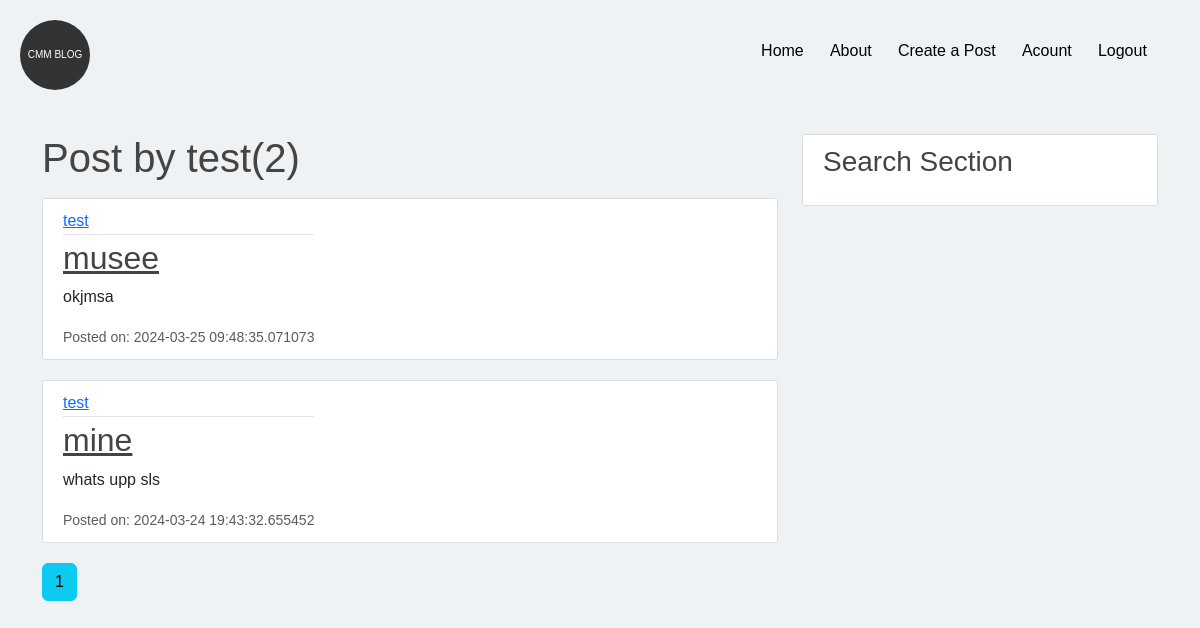
The page /user/test (signed in) on the database as committed earlier.
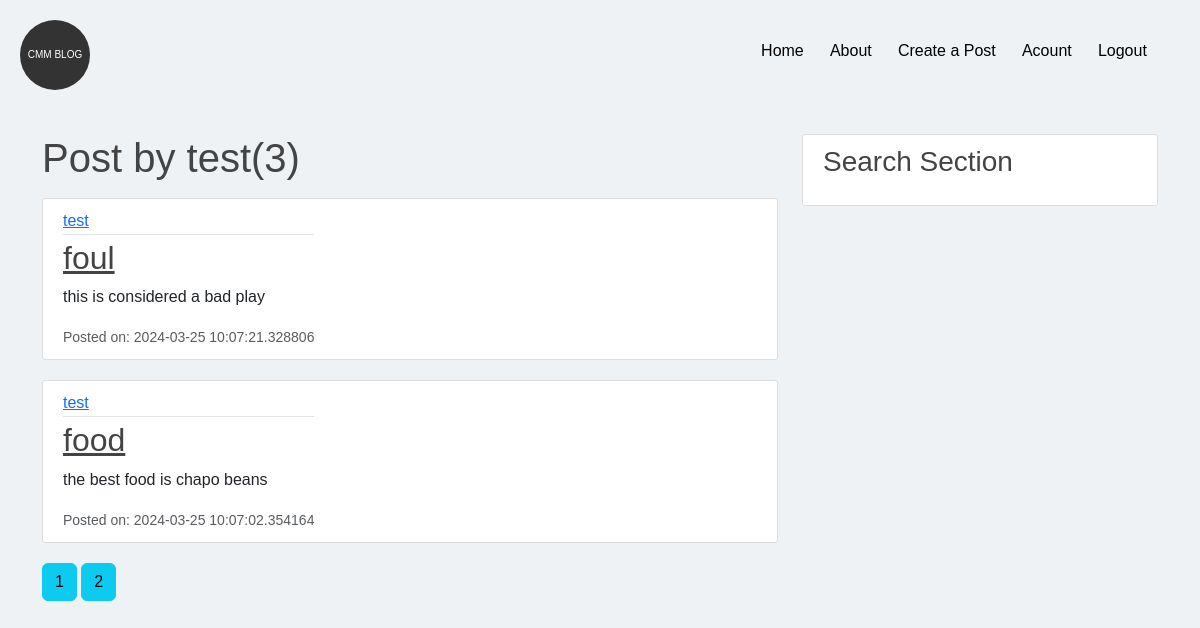
The same page on the database as committed later.
### flaskblog/modules.py (models this page shows, shortened)
class User(db.Model,UserMixin):
    id = db.Column(db.Integer, primary_key=True)
    username = db.Column(db.String(20), unique=True, nullable=False)
    email = db.Column(db.String(120), unique=True, nullable=False)
    image_file = db.Column(db.String(20), nullable=False, default='default.jpg')
    password = db.Column(db.String(60), nullable=False)
    post = db.relationship('Post',backref='author',lazy=True)

class Post(db.Model):
    id = db.Column(db.Integer, primary_key=True)
    title = db.Column(db.String(100), nullable=False)
    date_posted = db.Column(db.DateTime, nullable=False, default=datetime.utcnow)
    content = db.Column(db.Text(2000), nullable=False)
    user_id = db.Column(db.Integer(), db.ForeignKey('user.id'), nullable=False)

### flaskblog/routes.py (the view)
@app.route("/user/<string:username>")
@login_required
def user_posts(username):
    page = request.args.get('page',1,type=int)
    user = User.query.filter_by(username=username).first_or_404()
    posts=Post.query.filter_by(author=user)\
        .order_by(Post.date_posted.desc())\
        .paginate(page=page,per_page=2)
    return render_template("user_post.html",posts=posts,user=user)

### flaskblog/modules.py (called while the page is built)
@login_manager.user_loader
def load_user(user_id):
    return User.query.get(int(user_id))

### flaskblog/templates/user_post.html
{% extends "layout.html" %}
{% block body%}
<h1 class="mb-3">Post by {{user.username}}({{posts.total}})</h1>
    {% for post in posts.items %}
    <article class="media content-section">
        <div class="media-body">
          <div class="article-metadata">
            <a class="mr-2" href="{{ url_for('user_posts', username=post.author.username) }}">{{ post.author.username }}</a>
          </div>
          <h2><a class="article-title" href="{{ url_for('post',post_id=post.id) }}">{{ post.title }}</a></h2>
          <p class="article-content">{{ post.content }}</p>
          <small class="text-muted">Posted on: {{ post.date_posted }}</small>
        </div>
      </article>
    {% endfor%}
    {% for page_num in posts.iter_pages(left_edge=1,right_edge=1,left_current=2,right_current=2)%}
      {% if page_num %}
        {% if posts.page == page_num %}
          <a class="btn btn-info mb-4" href="{{ url_for('user_posts', username=user.username,page=page_num) }}">{{ page_num }}</a>
        {% else %}
          <a class="btn btn-info mb-4" href="{{ url_for('user_posts',username=user.username, page=page_num) }}">{{ page_num }}</a>
        {%endif%}
      {% else %}
        ...
      {% endif %}
    {% endfor %}
{% endblock %}

### flaskblog/templates/layout.html (shortened to what this page needs)
<!DOCTYPE html>
<html lang="en">
    <head>
        <link href="https://cdn.jsdelivr.net/npm/bootstrap@5.3.2/dist/css/bootstrap.min.css" rel="stylesheet">
        <link rel="stylesheet" href="{{ url_for('static',filename='main.css') }}">
    </head>
<body>
  <nav class="navigation">
    <h1 class="logo"><a class="navbar-brand mr-4" href="/">CMM Blog</a></h1>
    <ul class="menu-items">
        <li><a class="nav-item nav-link" href="{{url_for('home') }}">Home</a></li>
        <li><a class="nav-item nav-link" href="{{ url_for('about') }}">About</a></li>
        {% if current_user.is_authenticated %}
        <li><a class="nav-item nav-link" href="{{ url_for('new_post') }}">Create a Post </a></li>
        <li><a class="nav-item nav-link" href="{{ url_for('account') }}">Acount</a></li>
        <li><a class="nav-item nav-link" href="{{ url_for('logout') }}">Logout</a></li>
        {%else%}
        <li><a class="nav-item nav-link" href="{{ url_for('login') }}">Login</a></li>
        <li><a class="nav-item nav-link" href="{{ url_for('register') }}">Register</a></li>
        {% endif %}
    </ul>
  </nav>
    <main role="main" class="container">
        <div class="row">
          <div class="col-md-8">
            {% block body %}{% endblock %}
          </div>
          <div class="col-md-4">
            <div class="content-section">
              <h3>Search Section</h3>
            </div>
          </div>
        </div>
      </main>
</body>
</html>

### flaskblog/static/main.css (style rules this page uses)
* { margin: 0; padding: 0; box-sizing: border-box; font-family: sans-serif; }
body { background: rgb(239, 242, 245); }
.navigation { padding: 20px; color: black; display: flex; justify-content: space-between; align-items: center; margin-bottom: 1rem; }
.logo { width: 70px; height: 70px; display: flex; justify-content: center; align-items: center; border-radius: 50%; background: #333; color: white; }
.logo a { font-size: 10px; text-decoration: none; position: relative; text-transform: uppercase; }
.menu-items { padding-right: 20px; width: 40%; display: flex; justify-content: space-around; }
ul li { list-style: none; display: inline-block; margin: 10px; }
ul li a { text-decoration: none; font-size: 30px; position: relative; color: blueviolet; }
li a::after { content: ""; width: 0; height: 3px; background: hsla(249, 96%, 27%, 0.833); position: absolute; display: block; transition: 0.5s; }
h1, h2, h3, h4, h5, h6 { color: #444444; }
.content-section { background: #ffffff; padding: 10px 20px; border: 1px solid #dddddd; border-radius: 3px; margin-bottom: 20px; }
.article-title { color: #444444; }
.article-content { white-space: pre-line; }
.article-metadata { padding-bottom: 1px; margin-bottom: 4px; border-bottom: 1px solid #e3e3e3 }
.media { display: flex; }

Rows that differ between the two databases and show on the page:
removed Post: author.username "test", title "musee", content "okjmsa", date_posted "2024-03-25 09:48:35.071073"
removed Post: author.username "test", title "mine", content "whats upp sls", date_posted "2024-03-24 19:43:32.655452"
now on this page (row edited): Post: author.username "test", title "foul", content "this is considered a bad play", date_posted "2024-03-25 10:07:21.328806"
now on this page (row edited): Post: author.username "test", title "food", content "the best food is chapo beans", date_posted "2024-03-25 10:07:02.354164"
Other text that changed with them:
{{ posts.total }}: "2" → "3"
new list line: "2"
